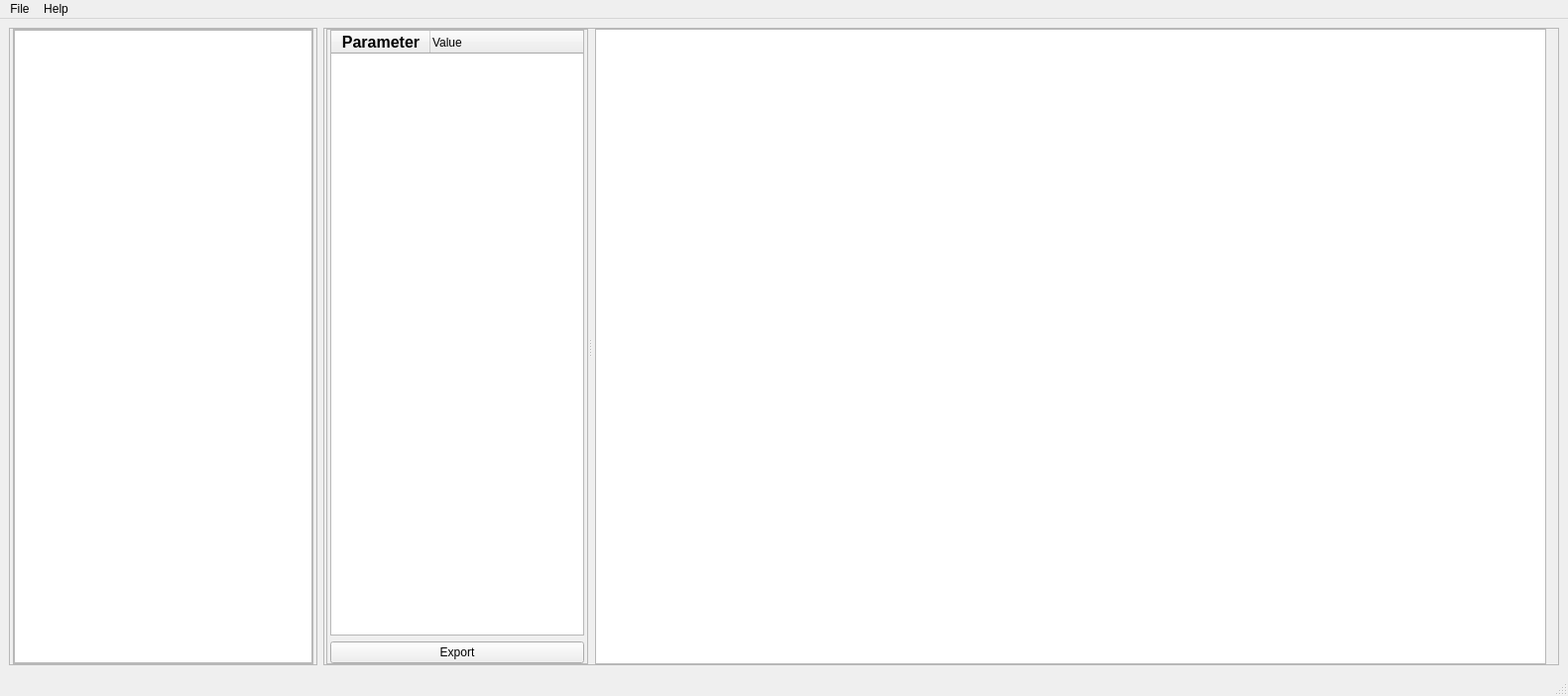
<?xml version="1.0" encoding="UTF-8"?>
<ui version="4.0">
 <class>MainWindow</class>
 <widget class="QMainWindow" name="MainWindow">
  <property name="geometry">
   <rect>
    <x>0</x>
    <y>0</y>
    <width>1581</width>
    <height>702</height>
   </rect>
  </property>
  <property name="sizePolicy">
   <sizepolicy hsizetype="Expanding" vsizetype="Expanding">
    <horstretch>0</horstretch>
    <verstretch>0</verstretch>
   </sizepolicy>
  </property>
  <property name="windowTitle">
   <string>MainWindow</string>
  </property>
  <widget class="QWidget" name="centralwidget">
   <property name="sizePolicy">
    <sizepolicy hsizetype="Expanding" vsizetype="Expanding">
     <horstretch>0</horstretch>
     <verstretch>0</verstretch>
    </sizepolicy>
   </property>
   <layout class="QGridLayout" name="gridLayout_5">
    <item row="0" column="2">
     <widget class="QFrame" name="frame_4">
      <property name="sizePolicy">
       <sizepolicy hsizetype="Preferred" vsizetype="Preferred">
        <horstretch>8</horstretch>
        <verstretch>0</verstretch>
       </sizepolicy>
      </property>
      <property name="frameShape">
       <enum>QFrame::StyledPanel</enum>
      </property>
      <property name="frameShadow">
       <enum>QFrame::Raised</enum>
      </property>
      <layout class="QGridLayout" name="gridLayout_4">
       <property name="leftMargin">
        <number>2</number>
       </property>
       <property name="topMargin">
        <number>0</number>
       </property>
       <property name="bottomMargin">
        <number>0</number>
       </property>
       <item row="0" column="1">
        <widget class="QSplitter" name="splitter">
         <property name="sizePolicy">
          <sizepolicy hsizetype="Expanding" vsizetype="Expanding">
           <horstretch>0</horstretch>
           <verstretch>0</verstretch>
          </sizepolicy>
         </property>
         <property name="orientation">
          <enum>Qt::Horizontal</enum>
         </property>
         <widget class="QFrame" name="frame_3">
          <property name="sizePolicy">
           <sizepolicy hsizetype="Expanding" vsizetype="Expanding">
            <horstretch>1</horstretch>
            <verstretch>0</verstretch>
           </sizepolicy>
          </property>
          <property name="frameShape">
           <enum>QFrame::StyledPanel</enum>
          </property>
          <property name="frameShadow">
           <enum>QFrame::Raised</enum>
          </property>
          <layout class="QGridLayout" name="gridLayout">
           <property name="leftMargin">
            <number>3</number>
           </property>
           <property name="topMargin">
            <number>0</number>
           </property>
           <property name="rightMargin">
            <number>3</number>
           </property>
           <property name="bottomMargin">
            <number>0</number>
           </property>
           <item row="0" column="0">
            <widget class="QSplitter" name="splitter_3">
             <property name="sizePolicy">
              <sizepolicy hsizetype="Minimum" vsizetype="Expanding">
               <horstretch>0</horstretch>
               <verstretch>0</verstretch>
              </sizepolicy>
             </property>
             <property name="orientation">
              <enum>Qt::Vertical</enum>
             </property>
             <widget class="QTreeWidget" name="modeltree">
              <property name="sizePolicy">
               <sizepolicy hsizetype="Expanding" vsizetype="Expanding">
                <horstretch>0</horstretch>
                <verstretch>0</verstretch>
               </sizepolicy>
              </property>
              <property name="alternatingRowColors">
               <bool>false</bool>
              </property>
              <property name="allColumnsShowFocus">
               <bool>true</bool>
              </property>
              <property name="headerHidden">
               <bool>false</bool>
              </property>
              <attribute name="headerCascadingSectionResizes">
               <bool>true</bool>
              </attribute>
              <attribute name="headerHighlightSections">
               <bool>false</bool>
              </attribute>
              <attribute name="headerStretchLastSection">
               <bool>true</bool>
              </attribute>
              <column>
               <property name="text">
                <string>Parameter</string>
               </property>
               <property name="font">
                <font>
                 <pointsize>12</pointsize>
                 <bold>true</bold>
                </font>
               </property>
               <property name="textAlignment">
                <set>AlignCenter</set>
               </property>
              </column>
              <column>
               <property name="text">
                <string>Value</string>
               </property>
              </column>
             </widget>
            </widget>
           </item>
           <item row="1" column="0">
            <widget class="QPushButton" name="ExportB">
             <property name="text">
              <string>Export</string>
             </property>
            </widget>
           </item>
          </layout>
         </widget>
         <widget class="QFrame" name="frame">
          <property name="sizePolicy">
           <sizepolicy hsizetype="Expanding" vsizetype="Expanding">
            <horstretch>6</horstretch>
            <verstretch>0</verstretch>
           </sizepolicy>
          </property>
          <property name="frameShape">
           <enum>QFrame::NoFrame</enum>
          </property>
          <property name="frameShadow">
           <enum>QFrame::Plain</enum>
          </property>
          <layout class="QGridLayout" name="gridLayout_2">
           <property name="leftMargin">
            <number>3</number>
           </property>
           <property name="topMargin">
            <number>0</number>
           </property>
           <property name="rightMargin">
            <number>3</number>
           </property>
           <property name="bottomMargin">
            <number>0</number>
           </property>
           <item row="1" column="0">
            <widget class="GraphicsLayoutWidget" name="maingraph">
             <property name="sizePolicy">
              <sizepolicy hsizetype="Expanding" vsizetype="Expanding">
               <horstretch>0</horstretch>
               <verstretch>0</verstretch>
              </sizepolicy>
             </property>
            </widget>
           </item>
          </layout>
         </widget>
        </widget>
       </item>
      </layout>
     </widget>
    </item>
    <item row="0" column="0">
     <widget class="QFrame" name="frame_2">
      <property name="enabled">
       <bool>true</bool>
      </property>
      <property name="sizePolicy">
       <sizepolicy hsizetype="Expanding" vsizetype="Expanding">
        <horstretch>2</horstretch>
        <verstretch>0</verstretch>
       </sizepolicy>
      </property>
      <property name="frameShape">
       <enum>QFrame::StyledPanel</enum>
      </property>
      <property name="frameShadow">
       <enum>QFrame::Raised</enum>
      </property>
      <layout class="QGridLayout" name="gridLayout_3">
       <property name="leftMargin">
        <number>3</number>
       </property>
       <property name="topMargin">
        <number>0</number>
       </property>
       <property name="rightMargin">
        <number>3</number>
       </property>
       <property name="bottomMargin">
        <number>0</number>
       </property>
       <item row="1" column="1">
        <widget class="QFrame" name="frame_5">
         <property name="frameShape">
          <enum>QFrame::StyledPanel</enum>
         </property>
         <property name="frameShadow">
          <enum>QFrame::Raised</enum>
         </property>
         <layout class="QGridLayout" name="gridLayout_6">
          <property name="leftMargin">
           <number>0</number>
          </property>
          <property name="topMargin">
           <number>0</number>
          </property>
          <property name="rightMargin">
           <number>0</number>
          </property>
          <property name="bottomMargin">
           <number>0</number>
          </property>
          <item row="0" column="0">
           <widget class="ParameterTree" name="selectiontree">
            <property name="sizePolicy">
             <sizepolicy hsizetype="Expanding" vsizetype="Expanding">
              <horstretch>0</horstretch>
              <verstretch>0</verstretch>
             </sizepolicy>
            </property>
            <attribute name="headerVisible">
             <bool>false</bool>
            </attribute>
            <column>
             <property name="text">
              <string notr="true">1</string>
             </property>
            </column>
           </widget>
          </item>
         </layout>
        </widget>
       </item>
      </layout>
     </widget>
    </item>
   </layout>
  </widget>
  <widget class="QMenuBar" name="menubar">
   <property name="geometry">
    <rect>
     <x>0</x>
     <y>0</y>
     <width>1581</width>
     <height>22</height>
    </rect>
   </property>
   <widget class="QMenu" name="menuFile">
    <property name="title">
     <string>File</string>
    </property>
    <widget class="QMenu" name="menuLoad">
     <property name="title">
      <string>Load</string>
     </property>
     <addaction name="actiongraph"/>
     <addaction name="actionmodel"/>
    </widget>
    <addaction name="menuLoad"/>
    <addaction name="actionSave_model"/>
    <addaction name="separator"/>
    <addaction name="actionQuit"/>
   </widget>
   <widget class="QMenu" name="menuHelp">
    <property name="title">
     <string>Help</string>
    </property>
    <addaction name="actionAbout"/>
   </widget>
   <addaction name="menuFile"/>
   <addaction name="menuHelp"/>
  </widget>
  <widget class="QStatusBar" name="statusbar"/>
  <action name="actionAbout">
   <property name="text">
    <string>About</string>
   </property>
  </action>
  <action name="actionSave_model">
   <property name="text">
    <string>Save model</string>
   </property>
  </action>
  <action name="actiongraph">
   <property name="text">
    <string>graph</string>
   </property>
  </action>
  <action name="actionmodel">
   <property name="text">
    <string>model</string>
   </property>
  </action>
  <action name="actionQuit">
   <property name="text">
    <string>Quit</string>
   </property>
  </action>
 </widget>
 <customwidgets>
  <customwidget>
   <class>GraphicsLayoutWidget</class>
   <extends>QGraphicsView</extends>
   <header>pyqtgraph</header>
  </customwidget>
  <customwidget>
   <class>ParameterTree</class>
   <extends>QTreeWidget</extends>
   <header>pyqtgraph.parametertree</header>
  </customwidget>
 </customwidgets>
 <resources/>
 <connections/>
</ui>
